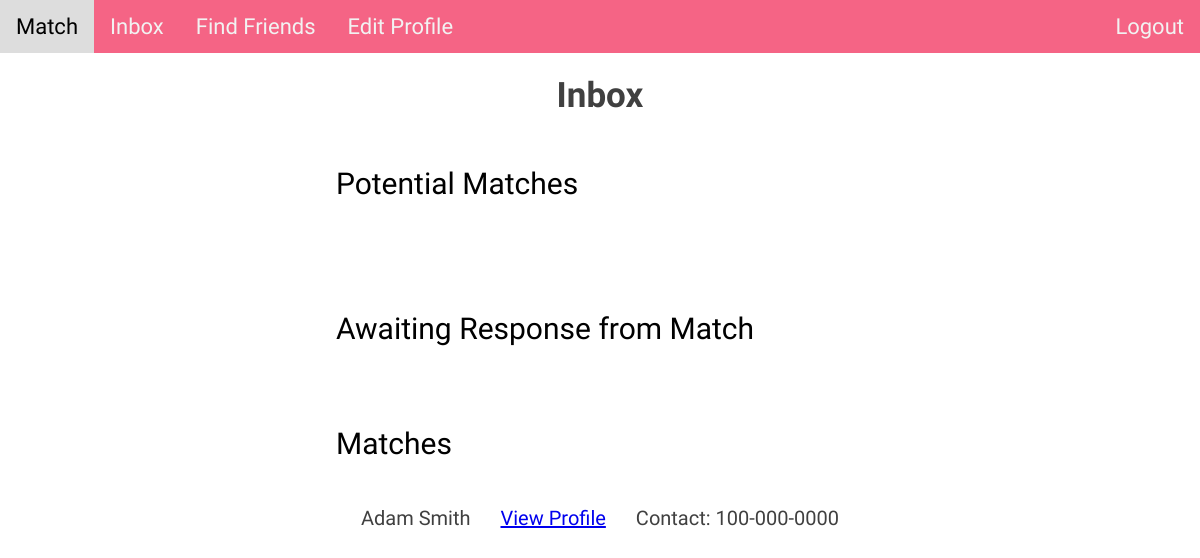
The app's page /inbox (signed in), older data.
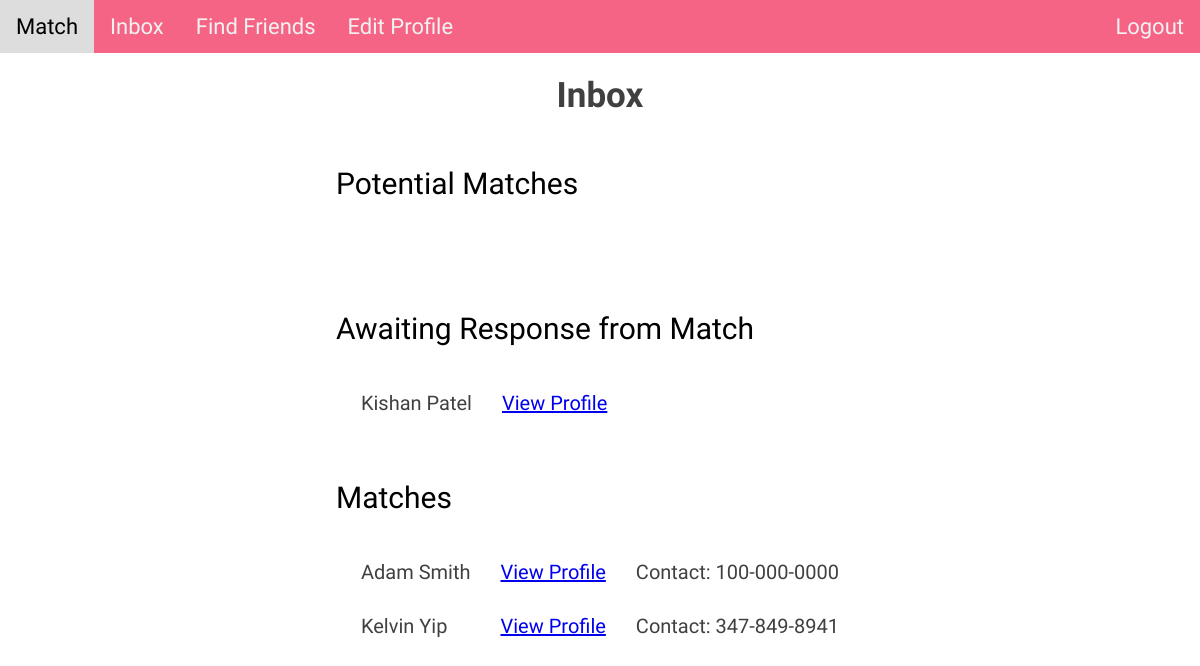
The same page, newer data.
### tables this page shows
CREATE TABLE inbox (
    id integer primary key autoincrement,
    username text not null,
    matched_user1 text not null,
    matched_user2 text not null,
    user1_matched_boolean boolean, 
    user2_matched_boolean boolean,
    FOREIGN KEY (username) references users(username)
);

CREATE TABLE users (
    id integer primary key autoincrement,
    first_name text not null,
    last_name text not null,
    username text not null,
    password text not null,
    phone_number text,
    college text,
    class_year text,
    gender text,
    orientation text,
    preference text
);

### main.py (the view, shortened to what this page needs)
@app.route('/inbox', methods=['POST', 'GET'])
@login_required
def inbox():
    username = session["username"]
    if request.method == 'GET':
        inbox_data = get_matches_in_inbox(username)
        return render_template('inbox.html', username=username, inbox_data = inbox_data)

### helper.py (called while the page is built)
def login_required(f):
    @wraps(f)
    def decorated_function(*args, **kwargs):
        if session.get("username") is None:
            print(session.get("username"))
            return redirect("/")
        return f(*args, **kwargs)
    return decorated_function

### templates/inbox.html (shortened to what this page needs)
<!DOCTYPE html>
<html lang="en">
    <head>
        <link href="/static/css/inbox.css" rel="stylesheet" type="text/css" media="all">
    </head>
    <body>
        {% include "header.html" %}
        <div class="inbox-title">
            <p>Inbox</p>
        </div>
        <div class="inbox-container">
            <div class="pending">
                <div class="pending-title">
                    <p>Potential Matches</p>
                <div>
                <div class="pending-table">
                </div>
            </div>
            <div class="pending">
                <div class="pending-title">
                    <p>Awaiting Response from Match</p>
                <div>
                <table id="pending-table">
                    <thead>
                        {% for match in inbox_data %}
                            {% if match[1] == 1 and match[2] is none %}
                                <tr>
                                    <td>{{match[3]}} {{match[4]}}</td>
                                    <td><a href="/view_profile?match={{match[0]}}">View Profile</a></td>
                                </tr>
                            {%endif%}
                        {% endfor %}
                    </thead>
                </table>
            </div>
            <div class="pending">
                <div class="pending-title">
                    <p>Matches</p>
                <div>
                <table id="pending-table">
                    <thead>
                        {% for match in inbox_data %}
                            {% if match[1] == 1 and match[2] == 1 %}
                                <tr>
                                    <td>{{match[3]}} {{match[4]}}</td>
                                    <td><a href="/view_profile?match={{match[0]}}">View Profile</a></td>
                                    <td>Contact: {{match[5]}}</td>
                                </tr>
                            {%endif%}
                        {% endfor %}
                    </thead>
                </table>
            </div>
        </div>
    </body>
</html>

### templates/header.html
<!DOCTYPE html>
<html lang="en">
    <head>
        <link href="/static/css/header.css" rel="stylesheet" type="text/css" media="all">
    </head>
    <body>
        <div class="topnav">
            <a href="{{ url_for('match', username=username) }}">Match</a>
            <a href="{{ url_for('inbox', username=username) }}">Inbox</a>
            <a href="{{ url_for('find_friends', username=username) }}">Find Friends</a>
            <a href="{{ url_for('profile', username=username) }}">Edit Profile</a>
            <div class="topnav-right">
                <a href="/">Logout</a>
            </div>
        </div>
    </body>
</html>

### static/css/inbox.css (style rules this page uses)
body { margin: 0; padding: 0; background: white; }
.inbox-container { align-items: center; display: flex; margin: auto; }
.inbox-title { display: flex; flex-direction: column; align-items: center; justify-content: center; margin-top: 1%; }
.inbox-title p { font-family: 'Domine'; font-style: normal; font-weight: 700; font-size: 35px; color: #404040; margin: 0; margin-top: 10px; }
.pending { display: flex; margin: auto; margin-top: 20px; }
.pending-table { display: inline-block; vertical-align: top; margin: auto; }
.pending-table:not(:empty) { border-radius: 15px; margin: auto; margin-top: 10px; }
table { border-collapse: collapse; margin: 10px; }
.pending p { font-size: 30px; font-family: 'M PLUS Rounded 1c'; }
table tr { border-radius: 100px; border: #F56485; padding-bottom: 10px; }
table tr td { padding: 15px; font-size: 20px; font-family: 'M PLUS Rounded 1c'; color: #404040; }
td:first-child, th:first-child { border-radius: 30px 0 0 30px; }
td:last-child, th:last-child { border-radius: 0 30px 30px 0; }

### static/css/header.css (style rules this page uses)
.topnav { background-color: #F56485; overflow: hidden; }
.topnav a { float: left; color: #f2f2f2; text-align: center; padding: 14px 16px; text-decoration: none; font-size: 22px; font-family: 'Domine'; }
.topnav-right { float: right; }

Row changes from the older to the newer data that the page shows:
added inbox: first_name "Kishan", last_name "Patel"
added inbox: first_name "Kelvin", last_name "Yip", phone_number "347-849-8941"
